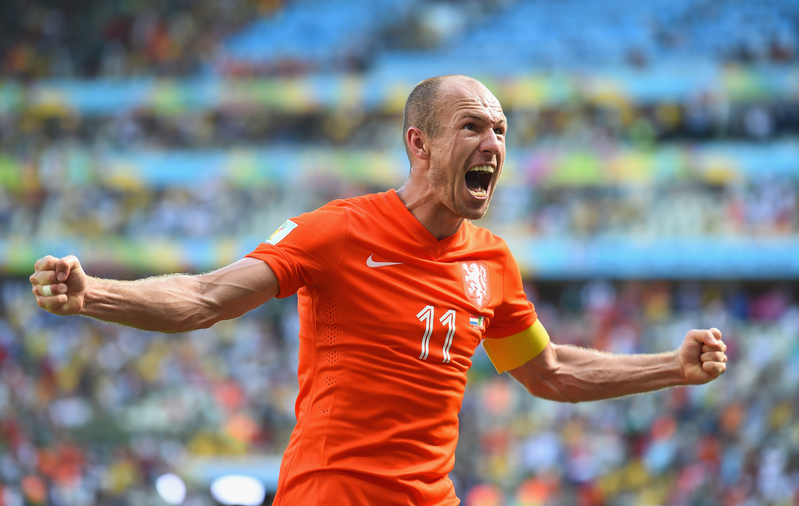
#> input picture ch1/images/robben.jpg, 799 x 506 px
$ python splitImage.py
#> lines starting #> are read from the running program, lines starting #| are printed output that depends on the picture
# -*- coding: utf-8 -*-
'''
将图像分割为r、g、b通道
'''
import cv2
bgr=cv2.imread("images/robben.jpg")
#> bgr is the input picture: shape (506, 799, 3); mean B, G, R 125.8, 124.7, 136.8
#分割图像为多个通道
b,g,r=cv2.split(bgr)
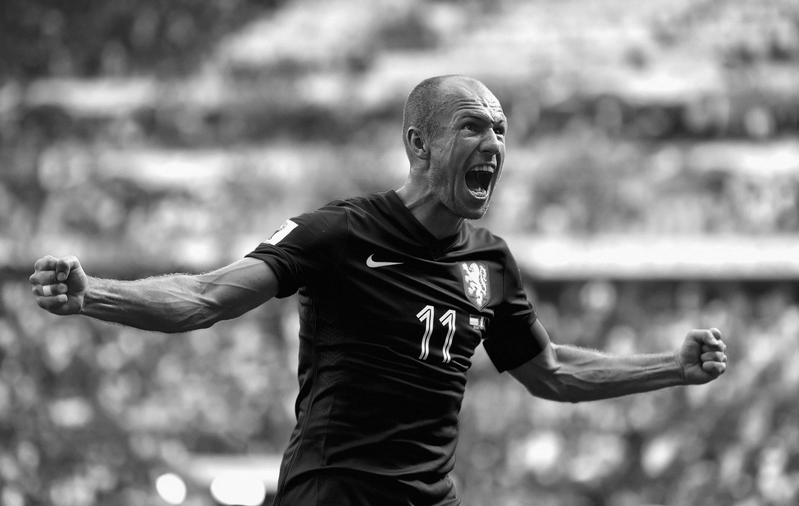
#> b: shape (506, 799); min 0, max 255, mean 125.8
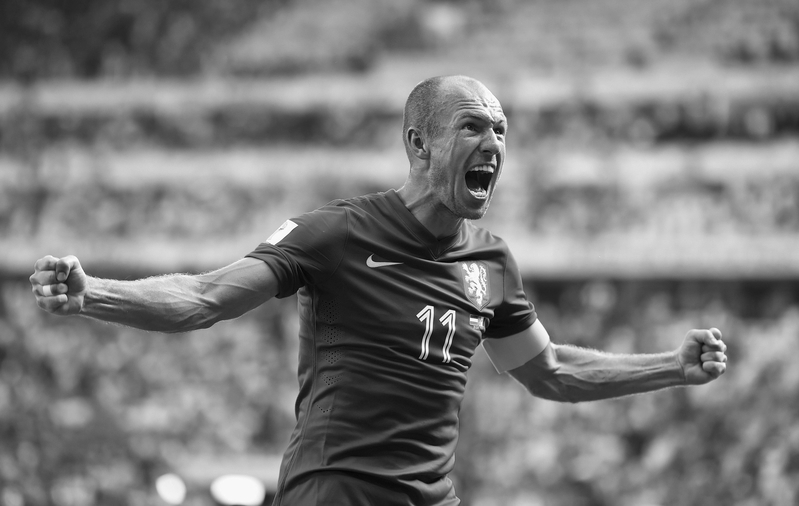
#> g: shape (506, 799); min 1, max 255, mean 124.7
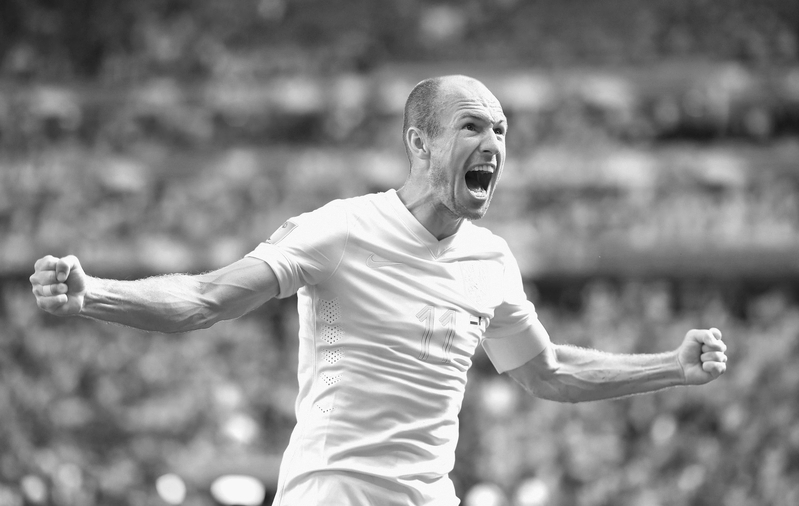
#> r: shape (506, 799); min 12, max 255, mean 136.8
#将通道重新合并
rgb=cv2.merge([r,g,b])
#imshow不能正确显示RGB图像
cv2.imshow("rbg image",rgb)
#imshow可以正确显示BGR图像
cv2.imshow("bgr image",bgr)
cv2.waitKey(0)
cv2.destroyAllWindows()
